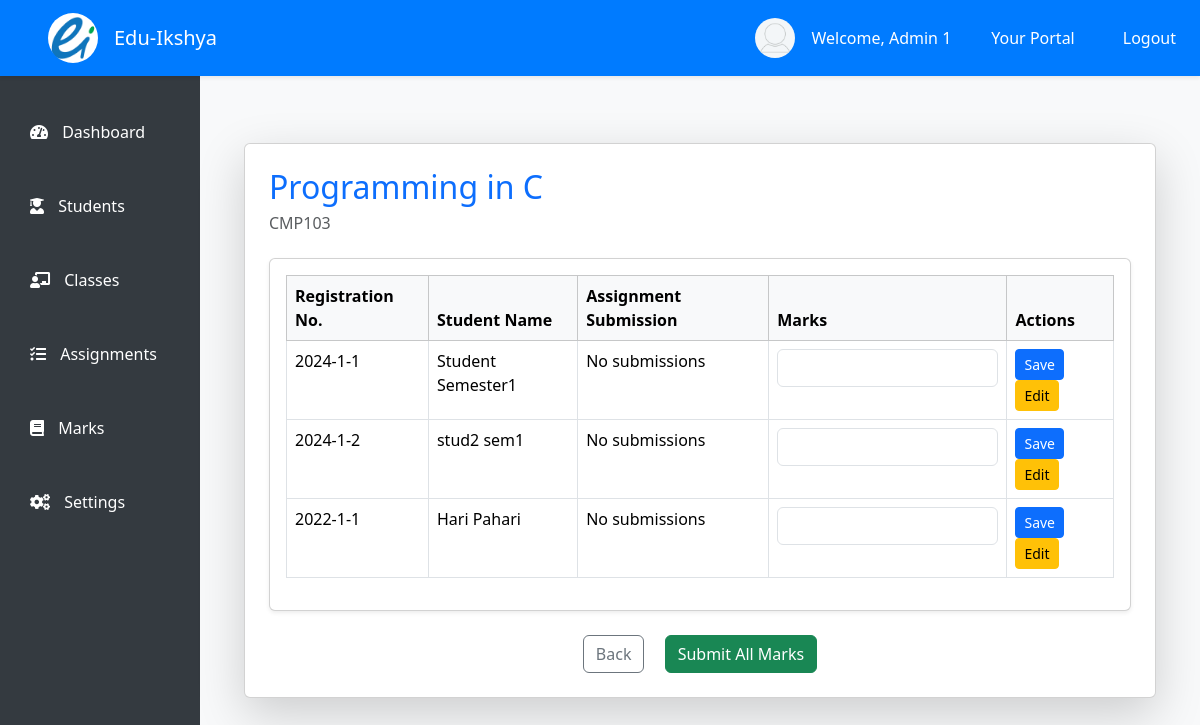
/marks/CMP103/BCoE/1/ (signed in), run on the app's committed database.
### student/models.py (models this page shows, shortened)
class User(AbstractUser):
    user_id = models.CharField(max_length=15, unique=True, editable=False)
    address = models.CharField(max_length=150, null=True, blank=False)
    contact_number = models.CharField(max_length=20, blank=True, null=True)
    date_of_birth = models.DateField(null=True, blank=True)
    gender = models.CharField(max_length=1, choices=[('M', 'Male'), ('F', 'Female'), ('O', 'Other')])
    is_staff = models.BooleanField(default=False)
    is_student = models.BooleanField(default=False)

class Course(models.Model):
    course_id = models.CharField(max_length=15, unique=True)
    course_name = models.CharField(max_length=150)

class Student(models.Model):
    registration_number = models.CharField(max_length=30, unique=True, editable=False)
    first_name = models.CharField(max_length=50)
    middle_name = models.CharField(max_length=50, null=True, blank=True)
    last_name = models.CharField(max_length=100)
    batch_year = models.CharField(max_length=4)
    gender = models.CharField(max_length=1, choices=[('M', 'Male'), ('F', 'Female'), ('O', 'Other')])
    date_of_birth = models.DateField()
    email = models.EmailField(blank=True, null=True)
    program = models.ForeignKey(Program, on_delete=models.CASCADE)
    semester = models.ForeignKey(Semester, on_delete=models.RESTRICT)
    user = models.OneToOneField(User, on_delete=models.RESTRICT, null=True, blank=True)

### student/views.py (the view, shortened to what this page needs)
# urls.py: path('marks/<str:course_id>/<str:program_id>/<str:semester_id>/', views.marking_page, name='marking_page'),
@login_required
def marking_page(request, program_id, course_id, semester_id):
    course = get_object_or_404(Course, course_id=course_id)
    program = get_object_or_404(Program, program_id=program_id)
    semester = get_object_or_404(Semester, semester_id=semester_id)
    program_course = get_object_or_404(ProgramCourse, program=program, course=course, semester=semester)
    students = Student.objects.filter(
        program=program,
        semester=semester
    ).distinct()
    return render(request, 'staff/marking_page.html', {
        'course': course,
        'students': students,
        'program_course': program_course,
    })

### templates/staff/marking_page.html (shortened to what this page needs)
<!DOCTYPE html>
{% extends 'staff/index.html' %}
{% load static %}
{% block marking_page %}
<div class="container mt-5">
    <div class="card shadow-lg p-4">
        <div class="row g-4 mb-3">
            <div class="col-md-6">
                <h2 class="text-primary">{{ course.course_name }}</h2>
                <h6 class="text-muted">{{ course.course_id }}</h6>
            </div>
        </div>
        <form method="POST">
            <div class="card shadow-sm mb-4">
                <div class="card-body">
                    <table class="table table-bordered table-hover">
                        <thead class="table-light">
                            <tr>
                                <th>Registration No.</th>
                                <th>Student Name</th>
                                <th>Assignment Submission</th>
                                <th>Marks</th>
                                <th>Actions</th>
                            </tr>
                        </thead>
                        <tbody>
                            {% for student in students %}
                            <tr>
                                <td>{{ student.registration_number }}</td>
                                <td>{{ student.first_name }} {{ student.last_name }}</td>
                                <td>
                                    {% for submission in student.submissions.all %}
                                        <p class="mb-0">
                                            {{ submission.assignment.title }} - Submitted on {{ submission.submitted_at|date:"d M Y" }}
                                        </p>
                                    {% empty %}
                                        <p>No submissions</p>
                                    {% endfor %}
                                </td>
                                <td>
                                    <input type="number" name="marks_{{ student.id }}" class="form-control" value="{{ student.marks|default_if_none:'' }}" step="0.01">
                                </td>
                                <td>
                                    <button type="submit" name="save_{{ student.id }}" class="btn btn-sm btn-primary">Save</button>
                                    <button type="button" class="btn btn-sm btn-warning">Edit</button>
                                </td>
                            </tr>
                            {% endfor %}
                        </tbody>
                    </table>
                </div>
            </div>
            <div class="text-center">
                <a class="btn btn-outline-secondary mx-2" href="{% url 'students:marks_dashboard' pk=user.pk %}">Back</a>
                <button type="submit" name="submit_all" class="btn btn-success mx-2">Submit All Marks</button>
            </div>
        </form>
    </div>
</div>
{% endblock %}

### templates/staff/index.html (shortened to what this page needs)
<!DOCTYPE html>
{% load static %}
<html lang="en">
<head>
    <link href="https://cdn.jsdelivr.net/npm/bootstrap@5.3.3/dist/css/bootstrap.min.css" rel="stylesheet">
    <link rel="stylesheet" href="https://cdnjs.cloudflare.com/ajax/libs/font-awesome/5.15.4/css/all.min.css">
</head>
<body>
    <nav class="navbar navbar-expand-lg top-navbar shadow-sm">
        <a class="navbar-brand d-flex mx-5 align-items-center" href="{% url 'students:staff_dashboard' pk=user.pk %}">
            <img class="rounded-circle" src="{% static 'images/logo/eduikshya-logo.png' %}" alt="Edu-Ikshya Logo"
                width="50" height="50">
            <span class="ms-3 text-white">Edu-Ikshya</span>
        </a>
        <div class="collapse navbar-collapse justify-content-end" id="navbarNav">
            {% if user.is_authenticated %}
            <ul class="navbar-nav ms-auto d-none d-lg-flex align-items-center">
                <li class="nav-item mx-3">
                    <div class="d-flex align-items-center">
                        <div class="profile-pic">
                            <img src="{% static 'images/profile/images.png' %}">
                        </div>
                        <p class="text-white mb-0">Welcome, {{ user.first_name }}</p>
                    </div>
                </li>
                {% if user.is_superuser %}
                <li class="nav-item mx-3">
                    <a class="nav-link text-white" href="{% url 'admin:index' %}">Your Portal</a>
                </li>
                {% endif %}
                <li class="nav-item mx-3">
                    <a class="nav-link text-white" href="{% url 'students:logout' %}">Logout</a>
                </li>
            </ul>
            {% endif %}
        </div>
    </nav>
    <div class="side-navbar d-none d-lg-flex">
        <nav class="nav flex-column w-100">
            <a class="nav-link {% if request.resolver_match.url_name == 'staff_dashboard' %}active{% endif %}"
                href="{% url 'students:staff_dashboard' pk=user.pk %}">
                <i class="fas fa-tachometer-alt"></i> <span>Dashboard</span>
            </a>
            <a class="nav-link {% if request.resolver_match.url_name == 'student_lists' %}active{% endif %}"
                href="{% url 'students:student_lists' pk=user.pk %}">
                <i class="fas fa-user-graduate"></i> <span>Students</span>
            </a>
            <a class="nav-link {% if request.resolver_match.url_name == 'classes_view' %}active{% endif %}"
                href="{% url 'students:classes_view' pk=user.pk %}">
                <i class="fas fa-chalkboard-teacher"></i> <span>Classes</span>
            </a>
            <a class="nav-link {% if request.resolver_match.url_name == 'assignments' %}active{% endif %}"
                href="{% url 'students:assignments' pk=user.pk %}">
                <i class="fas fa-tasks"></i> <span>Assignments</span>
            </a>
            <a class="nav-link {% if request.resolver_match.url_name == 'marks_dashboard' %}active{% endif %}"
                href="{% url 'students:marks_dashboard' pk=user.pk %}">
                <i class="fas fa-book"></i> <span>Marks</span>
            </a>
            <div class="mt-auto">
                <a class="nav-link" href="#">
                    <i class="fas fa-cogs"></i> <span>Settings</span>
                </a>
            </div>
        </nav>
    </div>
    <div class="content">
        <div class="container">
            {% block marking_page %}
            {% endblock %}
        </div>
    </div>
</body>
</html>

### templates/staff/index.html (style rules this page uses)
body { display: flex; }
.top-navbar { position: fixed; top: 0; width: 100%; z-index: 1030; background-color: #007bff; }
.side-navbar { position: fixed; top: 75px; bottom: 0; width: 200px; padding-top: 20px; background-color: #343a40; display: flex; flex-direction: column; }
.side-navbar .nav-link { padding: 25px 30px; }
.content { margin-top: 75px; margin-left: 200px; padding: 20px; width: calc(100% - 200px); background-color: #f8f9fa; }
.profile-pic { width: 40px; height: 40px; border-radius: 50%; overflow: hidden; margin-right: 1rem; }
.profile-pic img { width: 100%; height: auto; }
.nav-link { color: white; }
.side-navbar .nav-link span { margin-left: 10px; }
.content { background-color: #f8f9fa; min-height: 100vh; }

### data on the page
User: first_name "Admin 1"
Course: course_name "Programming in C", course_id "CMP103"
Student: registration_number "2024-1-1", first_name "Student", last_name "Semester1"
Student: registration_number "2024-1-2", first_name "stud2", last_name "sem1"
Student: registration_number "2022-1-1", first_name "Hari", last_name "Pahari"
